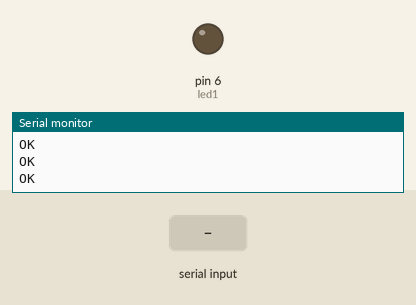
This sketch was run on a simulated Arduino Uno, built for the host (arithmetic inside an expression is 32-bit, double 64-bit). Shown: output pins drawn as LEDs (lit = HIGH), the last lines printed to the serial monitor. The inputs (shaded band) are chosen by the test bench. The modem accepts every AT command (registered, SIM ready, sends succeed) and sends nothing else.

Above: at 10.2 s.
10.3 s: "1" received over the second serial link
At 12.1 s:
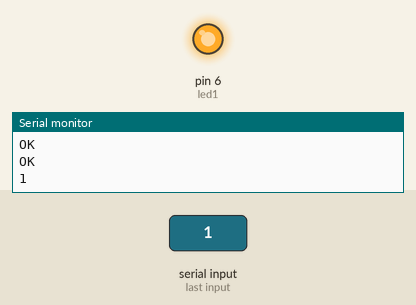
12.8 s: "90,45\n" received over the second serial link
At 15.0 s:
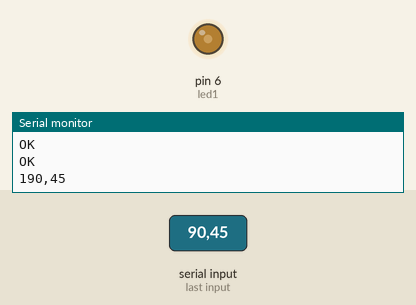
15.3 s: "1" received over Serial
At 17.0 s:
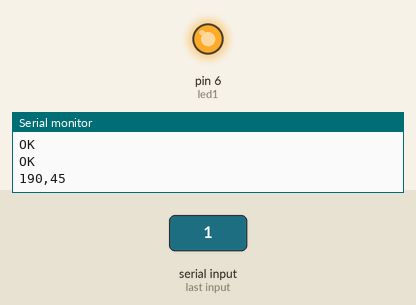
17.8 s: "90\n" received over the second serial link
At 20.0 s:
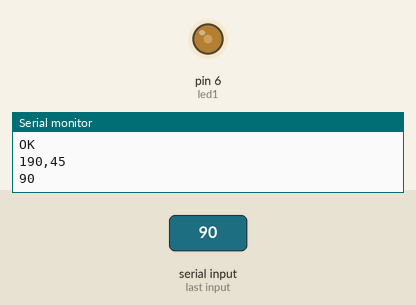
20.3 s: "0" received over Serial
At 22.1 s:
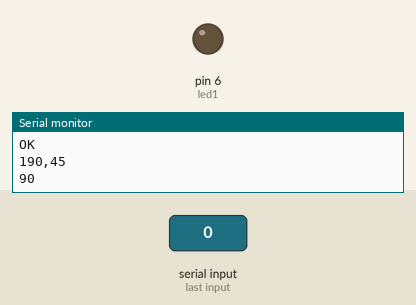
Timing chart, 0 to 23.6 s (numbered marks = the images above; inputs shaded):
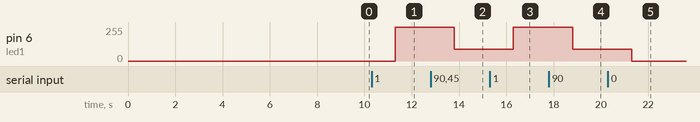

Measured:
- after the input at 10.3 s, pin 6 (led1): 0/255 → 255/255 after 1.0 s
- after the input at 12.8 s, pin 6 (led1): 255/255 → 90/255 after 1.0 s
- after the input at 15.3 s, pin 6 (led1): 90/255 → 255/255 after 1.0 s
- after the input at 17.8 s, pin 6 (led1): 255/255 → 90/255 after 1.0 s
- after the input at 20.3 s, pin 6 (led1): 90/255 → 0/255 after 1.0 s

The sketch:

blouetooth-trial.ino
```cpp
#include <SoftwareSerial.h>

SoftwareSerial mySerial(10, 11); // RX, TX
String isim = "Enes Bluetooth";
int sifre = 11235;
String uart = "9600,0,0";
int led1 = 6;/*
int led2 = 6;
int led3 = 5;
int led4 = 4;*/
//char c=' ';
String c=" ";
void setup() {
  Serial.begin(9600);
  Serial.println("HC-05 Modul Ayarlaniyor...");
  Serial.println("Lutfen 5 sn icinde HC-05 modulun uzerindeki butona basili tutarak baglanti yapiniz.");
  mySerial.begin(38400);
  delay(5000);
  mySerial.print("AT+NAME=");
  mySerial.println(isim);
  Serial.print("Isim ayarlandi: ");
  Serial.println(isim);
  delay(1000);
  mySerial.print("AT+PSWD=");
  mySerial.println(sifre);
  Serial.print("Sifre ayarlandi: ");
  Serial.println(sifre);
  delay(1000);
  mySerial.print("AT+UART=");
  mySerial.println(uart);
  Serial.print("Baud rate ayarlandi: ");
  Serial.println(uart);
  delay(2000);
  Serial.println("Islem tamamlandi.");
  pinMode(led1, OUTPUT);/*
  pinMode(led2, OUTPUT);
  pinMode(led3, OUTPUT);
  pinMode(led4, OUTPUT);*/
  mySerial.begin(9600);
  mySerial.println("LED uygulamasi");
}


void loop() {
  // put your main code here, to run repeatedly

  if (mySerial.available())
    {
        c = mySerial.readString();
        Serial.print(c);
        if(c=='1') digitalWrite(led1,HIGH);
        else if(c=='0') digitalWrite(led1,LOW);
        else analogWrite(led1,c.toInt());

    }

    // Keep reading from Arduino Serial Monitor and send to HC-05
    if (Serial.available())
    {
        c =  Serial.readString();
        mySerial.print(c);
        if(c=='1') digitalWrite(led1,HIGH);
        if(c=='0') digitalWrite(led1,LOW);
    }
}
```
